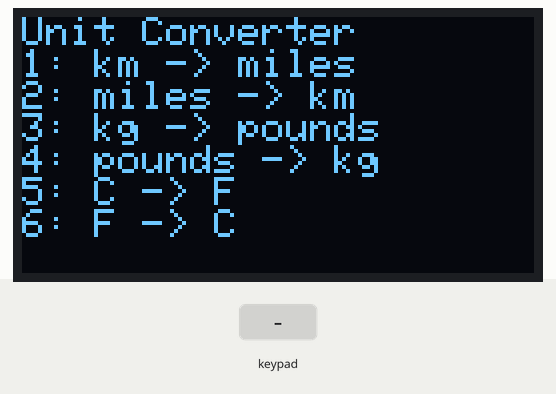
The sketch below on a simulated ESP32. Parts: 128×64 one-colour display. The inputs (shaded band) are chosen by the test bench.

Above: at 1.2 s.
1.3 s: keypad keys 1 3 1 2 1 4 2 7 # pressed 0.4 s apart
At 5.7 s:
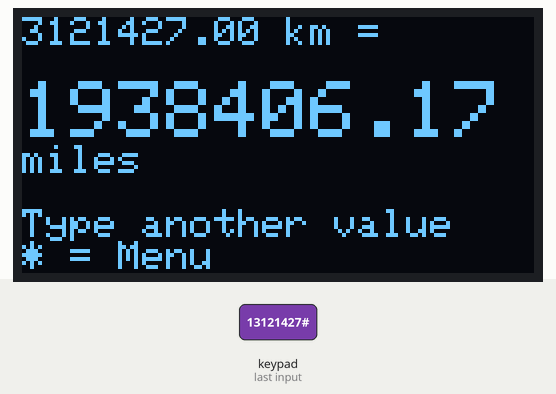
6.4 s: keypad keys 1 3 1 2 1 4 2 7 * pressed 0.4 s apart
At 6.62 s:
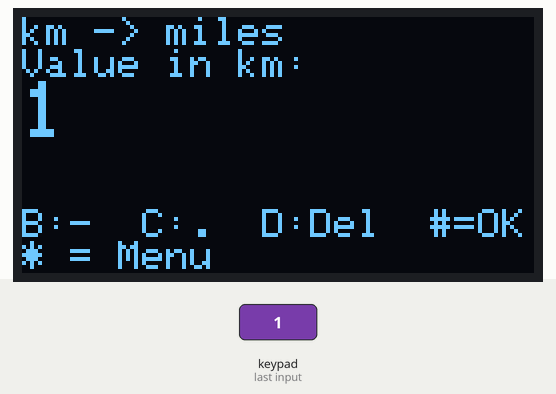
11.5 s: key '2' pressed
At 12.4 s:
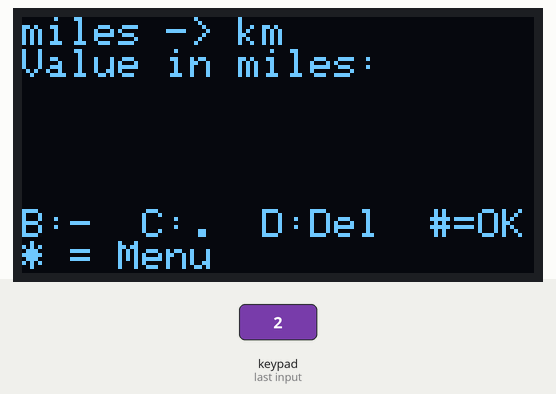
13.0 s: key '1' pressed
At 14.2 s:
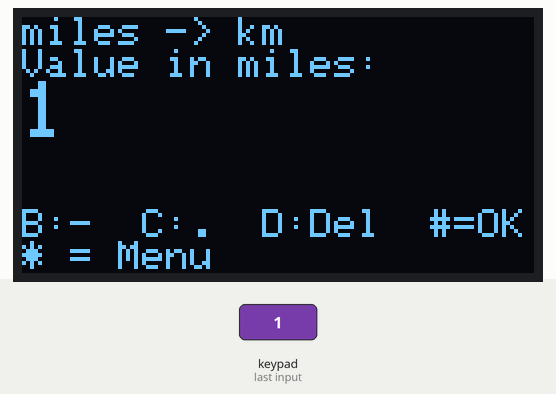
14.5 s: key '#' pressed
At 15.5 s:
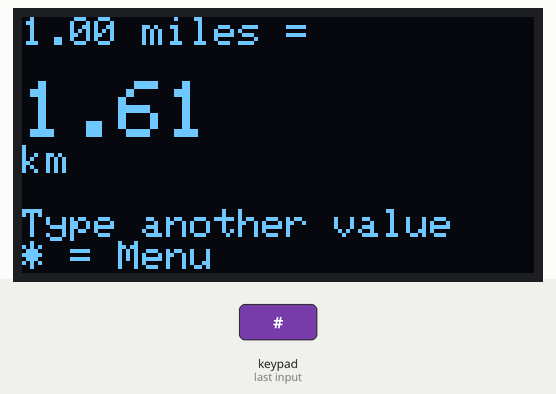
16.0 s: key 'A' pressed
At 16.7 s:
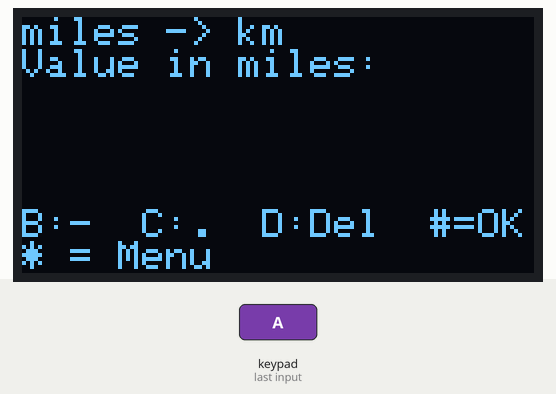
Timing chart, 0 to 18.5 s (numbered marks = the images above; inputs shaded):
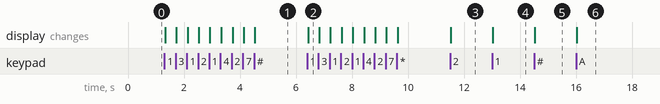

The sketch:

C4_Unit_Converter.ino
```cpp
#include <Wire.h>
#include <Adafruit_GFX.h>
#include <Adafruit_SSD1306.h>
#include <Keypad.h>

#define SCREEN_WIDTH 128
#define SCREEN_HEIGHT 64
Adafruit_SSD1306 display(SCREEN_WIDTH, SCREEN_HEIGHT, &Wire, -1);

const byte ROWS = 4;
const byte COLS = 4;
char keys[ROWS][COLS] = {        // <-- this is a 2D array too!
  {'1','2','3','A'},
  {'4','5','6','B'},
  {'7','8','9','C'},
  {'*','0','#','D'}
};
byte rowPins[ROWS] = {13, 12, 14, 27};
byte colPins[COLS] = {26, 25, 33, 32};
Keypad keypad = Keypad(makeKeymap(keys), rowPins, colPins, ROWS, COLS);

// ---------- CHALLENGE 4: UNIT CONVERTER ----------
// The same "lookup + formula" idea as the Chemistry Helper:
// parallel arrays hold the names and the multiply factors.
const int NUM_CONVERSIONS = 6;
String fromUnit[NUM_CONVERSIONS] = {"km", "miles", "kg", "pounds", "C", "F"};
String toUnit[NUM_CONVERSIONS]   = {"miles", "km", "pounds", "kg", "F", "C"};
double factor[NUM_CONVERSIONS]   = {0.621, 1 / 0.621, 2.205, 1 / 2.205, 0, 0};
// (temperatures need their own formula, so their factor is not used)

int choice = -1;          // -1 = menu, 0..5 = typing a value
String currentInput = "";

void setup() {
  Serial.begin(115200);
  if (!display.begin(SSD1306_SWITCHCAPVCC, 0x3C)) {
    Serial.println("OLED not found");
    while (true);
  }
  display.setTextColor(SSD1306_WHITE);
  showMenu();
}

void loop() {
  char key = keypad.getKey();
  if (!key) return;

  if (key == '*') {                         // * = back to the menu
    choice = -1;
    currentInput = "";
    showMenu();
    return;
  }
  if (choice == -1) {                       // menu: keys 1-6 pick a conversion
    if (key >= '1' && key <= '6') {
      choice = key - '1';
      showInput();
    }
    return;
  }
  if (key >= '0' && key <= '9' && currentInput.length() < 8) currentInput += key;
  else if (key == 'B' && currentInput.length() == 0) currentInput = "-";      // minus
  else if (key == 'C' && currentInput.indexOf('.') == -1) currentInput += '.'; // decimal
  else if (key == 'D' && currentInput.length() > 0) currentInput.remove(currentInput.length() - 1);
  else if (key == '#' && currentInput.length() > 0) {
    showAnswer(currentInput.toDouble());
    currentInput = "";
    return;
  }
  showInput();
}

double convert(int c, double value) {
  if (c == 4) return value * 9 / 5 + 32;     // Celsius -> Fahrenheit
  if (c == 5) return (value - 32) * 5 / 9;   // Fahrenheit -> Celsius
  return value * factor[c];                  // everything else: multiply
}

void showMenu() {
  display.clearDisplay();
  display.setTextSize(1);
  display.setCursor(0, 0);
  display.println("Unit Converter");
  for (int i = 0; i < NUM_CONVERSIONS; i++) {
    display.print(i + 1);
    display.print(": ");
    display.print(fromUnit[i]);
    display.print(" -> ");
    display.println(toUnit[i]);
  }
  display.display();
}

void showInput() {
  display.clearDisplay();
  display.setTextSize(1);
  display.setCursor(0, 0);
  display.print(fromUnit[choice]);
  display.print(" -> ");
  display.println(toUnit[choice]);
  display.print("Value in ");
  display.print(fromUnit[choice]);
  display.println(":");
  display.setTextSize(2);
  display.println(currentInput);
  display.setTextSize(1);
  display.setCursor(0, 48);
  display.println("B:-  C:.  D:Del  #=OK");
  display.print("* = Menu");
  display.display();
}

void showAnswer(double value) {
  display.clearDisplay();
  display.setTextSize(1);
  display.setCursor(0, 0);
  display.print(value, 2);
  display.print(" ");
  display.print(fromUnit[choice]);
  display.println(" =");
  display.setCursor(0, 16);   // row 16: below the yellow strip
  display.setTextSize(2);
  display.println(convert(choice, value), 2);
  display.setTextSize(1);
  display.println(toUnit[choice]);
  display.setCursor(0, 48);
  display.println("Type another value");
  display.print("* = Menu");
  display.display();
}
```

Measured:
- after the input at 1.3 s, the display: first changes at once (image 1 shows a later state)
- after the input at 6.4 s, the display: changes at once (image 2)
- after the input at 11.5 s, the display: changes at once (image 3)
- after the input at 13.0 s, the display: changes at once (image 4)
- after the input at 14.5 s, the display: changes at once (image 5)
- after the input at 16.0 s, the display: changes at once (image 6)
